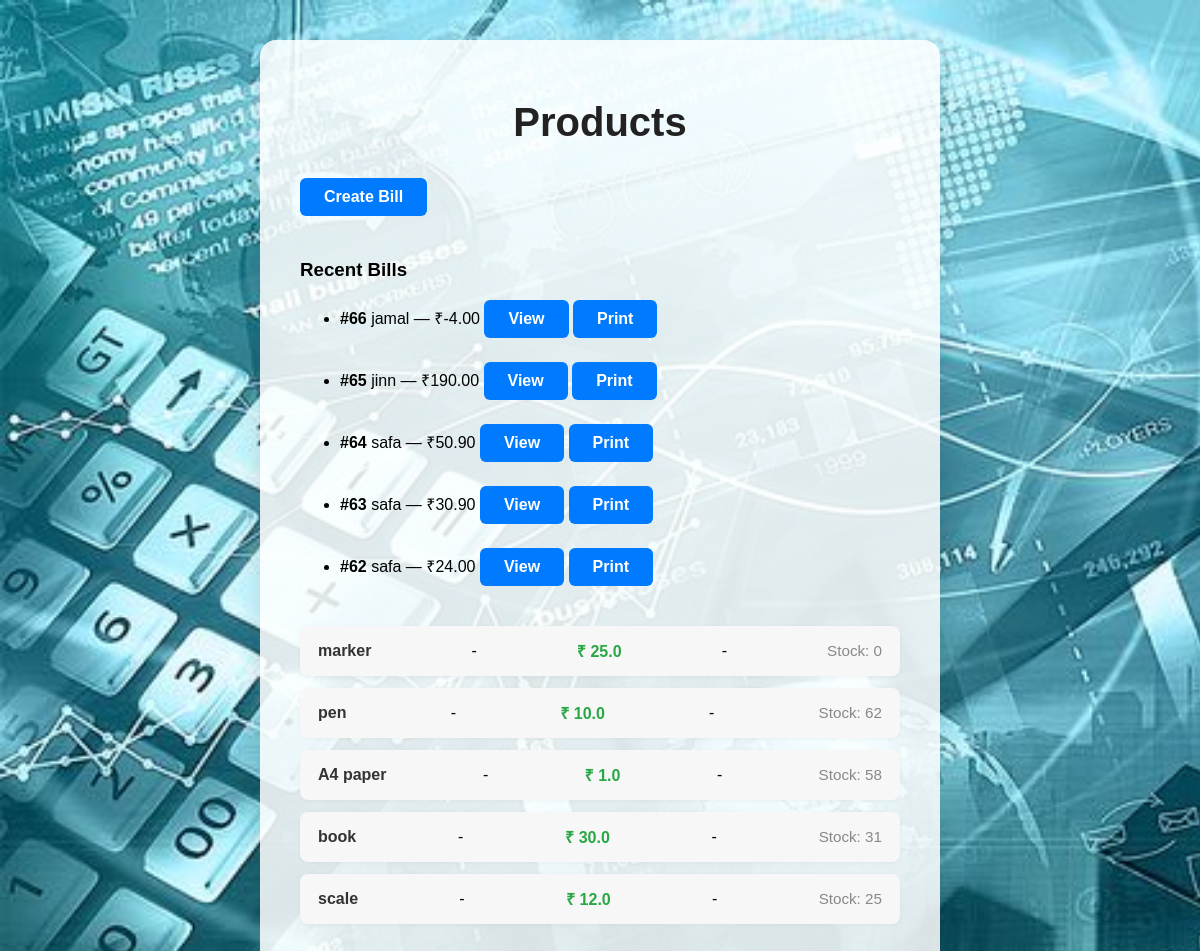
The app's page / (signed in), older data.
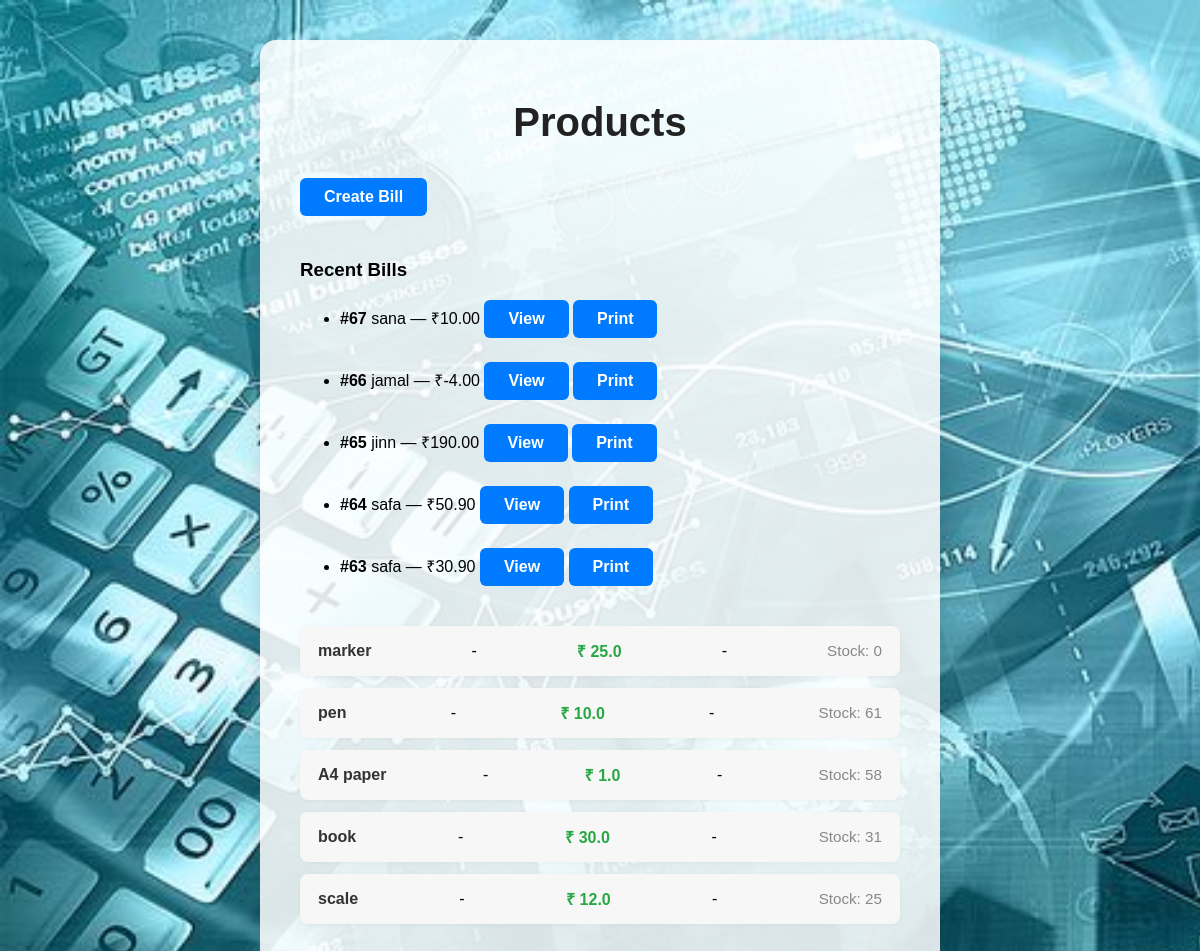
The same page, newer data.
### billing_app/models.py (models this page shows, shortened)
class Bill(models.Model):
    customer_name = models.CharField(max_length=100)
    total_amount = models.FloatField()
    discount_amount = models.FloatField()
    final_amount = models.FloatField()
    created_at = models.DateTimeField(auto_now_add=True)

class Product(models.Model):
    name = models.CharField(max_length=200)
    price = models.FloatField()
    stock = models.IntegerField()
    gst = models.FloatField()

### billing_app/views.py (the view)
# urls.py: path('',views.dashboard, name='dashboard'),
@login_required
def dashboard(request):
    products = Product.objects.all()
    recent_bills = Bill.objects.order_by('-created_at')[:5]
    return render(request, 'dashboard.html', {
        'products': products,
        'recent_bills': recent_bills,
    })

### billing_app/templates/dashboard.html (shortened to what this page needs)
<!DOCTYPE html>
<html lang="en">
<head>
    {% load static %}
    <link rel="stylesheet" href="{% static 'css/style.css' %}">
</head>
<body>
    <div class="dashboard-container">
        <h2>Products</h2>
        <a href="/create/" class="btn">Create Bill</a>
        {% if recent_bills %}
            <div class="recent-bills">
                <h3>Recent Bills</h3>
                <ul class="bill-list">
                    {% for bill in recent_bills %}
                        <li class="bill-item">
                            <span><strong>#{{ bill.id }}</strong> {{ bill.customer_name }} — ₹{{ bill.final_amount|floatformat:2 }}</span>
                            <span>
                                <a href="{% url 'invoice' bill.id %}" class="btn">View</a>
                                <a href="{% url 'invoice' bill.id %}" class="btn" onclick="event.preventDefault(); window.open(this.href); window.print();">Print</a>
                            </span>
                        </li>
                    {% endfor %}
                </ul>
            </div>
        {% endif %}
        <ul class="product-list">
            {% for product in products %}
                <li class="product-item">
                    <span class="product-name">{{ product.name }}</span> -
                    <span class="product-price">₹ {{ product.price}}</span> -
                    <span class="product-stock">Stock: {{ product.stock}}</span>
                </li>
            {% endfor %}
        </ul>
    </div>
</html>

### billing_app/static/css/style.css (style rules this page uses)
body { background-image: url('BILL.jpeg'); background-size: cover; margin: 10px; font-family: Arial, sans-serif; }
h2 { font-family: 'Franklin Gothic Medium', 'Arial Narrow', Arial, sans-serif; color: #222; font-size: 40px; text-align: center; margin-top: 30px; }
.dashboard-container { background: rgba(255,255,255,0.85); max-width: 600px; margin: 40px auto; padding: 30px 40px 40px 40px; border-radius: 16px; box-shadow: 0 4px 24px rgba(0,0,0,0.12); }
.btn { display: inline-block; background: #007bff; color: #fff; padding: 10px 24px; border-radius: 6px; text-decoration: none; font-weight: bold; margin-bottom: 24px; transition: background 0.2s; }
.product-list { list-style: none; padding: 0; }
.product-item { background: #f7f7f7; margin-bottom: 12px; padding: 14px 18px; border-radius: 8px; display: flex; justify-content: space-between; align-items: center; box-shadow: 0 1px 4px rgba(0,0,0,0.04); }
.product-name { font-weight: bold; color: #333; }
.product-price { color: #28a745; font-weight: bold; }
.product-stock { color: #888; font-size: 0.95em; }

Row changes from the older to the newer data that the page shows:
no longer on this page (row unchanged): Bill: id "62", customer_name "safa", final_amount "24.00"
added Bill: id "67", customer_name "sana", final_amount "10.00"
changed Product "pen": stock "62" → "61"
